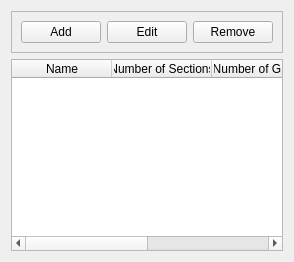
             <widget class="QWidget" name="promotions_tab">
              <attribute name="title">
               <string>[1] Promotions</string>
              </attribute>
              <layout class="QVBoxLayout" name="verticalLayout_5">
               <item>
                <widget class="QFrame" name="promo_control_frame">
                 <property name="frameShape">
                  <enum>QFrame::StyledPanel</enum>
                 </property>
                 <property name="frameShadow">
                  <enum>QFrame::Raised</enum>
                 </property>
                 <layout class="QHBoxLayout" name="horizontalLayout_5">
                  <item>
                   <widget class="QPushButton" name="promo_add_pushbutton">
                    <property name="text">
                     <string>Add</string>
                    </property>
                   </widget>
                  </item>
                  <item>
                   <widget class="QPushButton" name="promo_edit__pushbutton">
                    <property name="text">
                     <string>Edit</string>
                    </property>
                   </widget>
                  </item>
                  <item>
                   <widget class="QPushButton" name="promo_remove_pushbutton">
                    <property name="text">
                     <string>Remove</string>
                    </property>
                   </widget>
                  </item>
                 </layout>
                </widget>
               </item>
               <item>
                <widget class="QTableWidget" name="promo_table">
                 <property name="editTriggers">
                  <set>QAbstractItemView::NoEditTriggers</set>
                 </property>
                 <property name="selectionMode">
                  <enum>QAbstractItemView::SingleSelection</enum>
                 </property>
                 <property name="selectionBehavior">
                  <enum>QAbstractItemView::SelectRows</enum>
                 </property>
                 <property name="textElideMode">
                  <enum>Qt::ElideMiddle</enum>
                 </property>
                 <column>
                  <property name="text">
                   <string>Name</string>
                  </property>
                  <property name="textAlignment">
                   <set>AlignCenter</set>
                  </property>
                 </column>
                 <column>
                  <property name="text">
                   <string>Number of Sections</string>
                  </property>
                  <property name="textAlignment">
                   <set>AlignCenter</set>
                  </property>
                 </column>
                 <column>
                  <property name="text">
                   <string>Number of Groups</string>
                  </property>
                  <property name="textAlignment">
                   <set>AlignCenter</set>
                  </property>
                 </column>
                 <column>
                  <property name="text">
                   <string>Effective per Group</string>
                  </property>
                  <property name="textAlignment">
                   <set>AlignCenter</set>
                  </property>
                 </column>
                </widget>
               </item>
              </layout>
             </widget>
